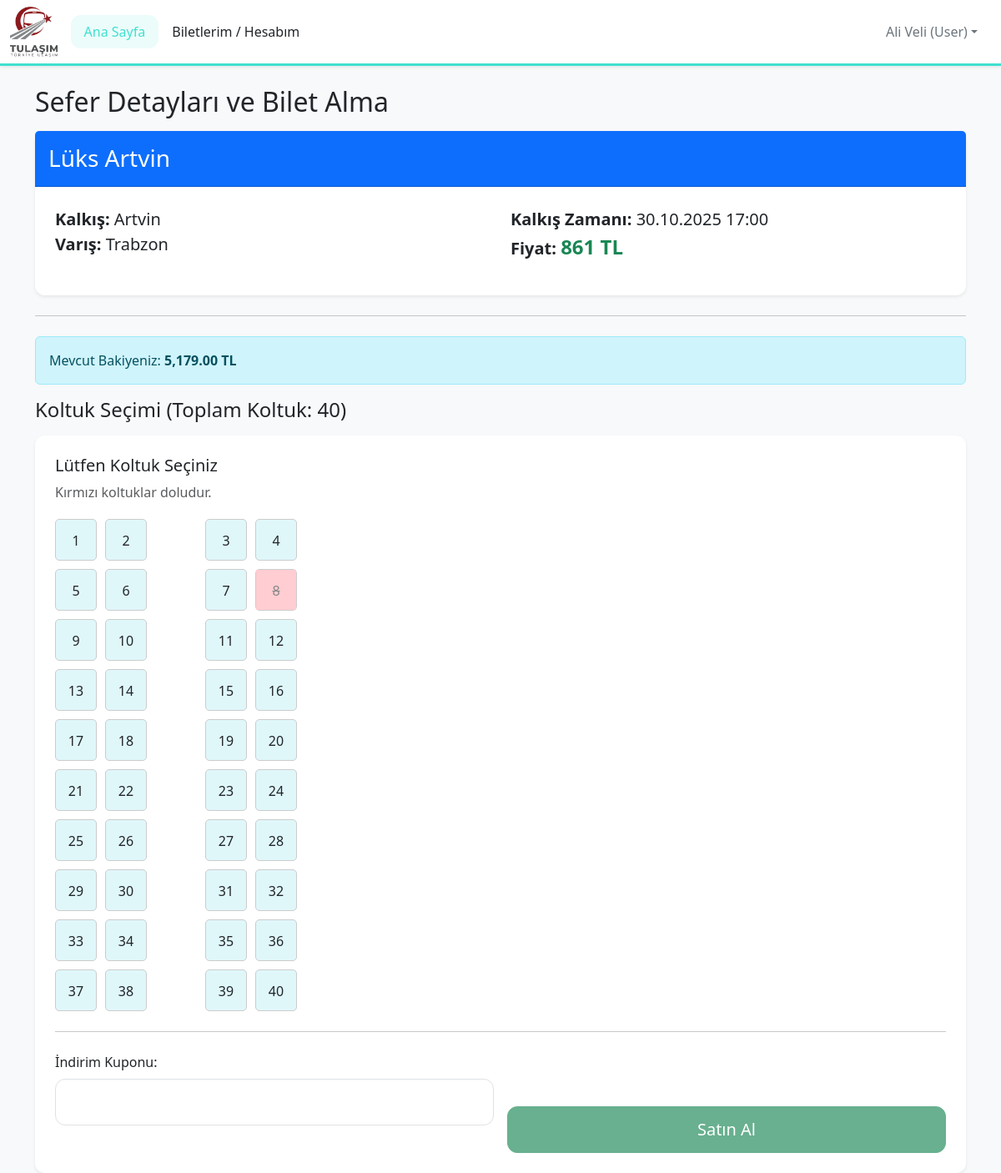
Before: /trip_details.php?trip_id=5 (signed in) with the older database file.
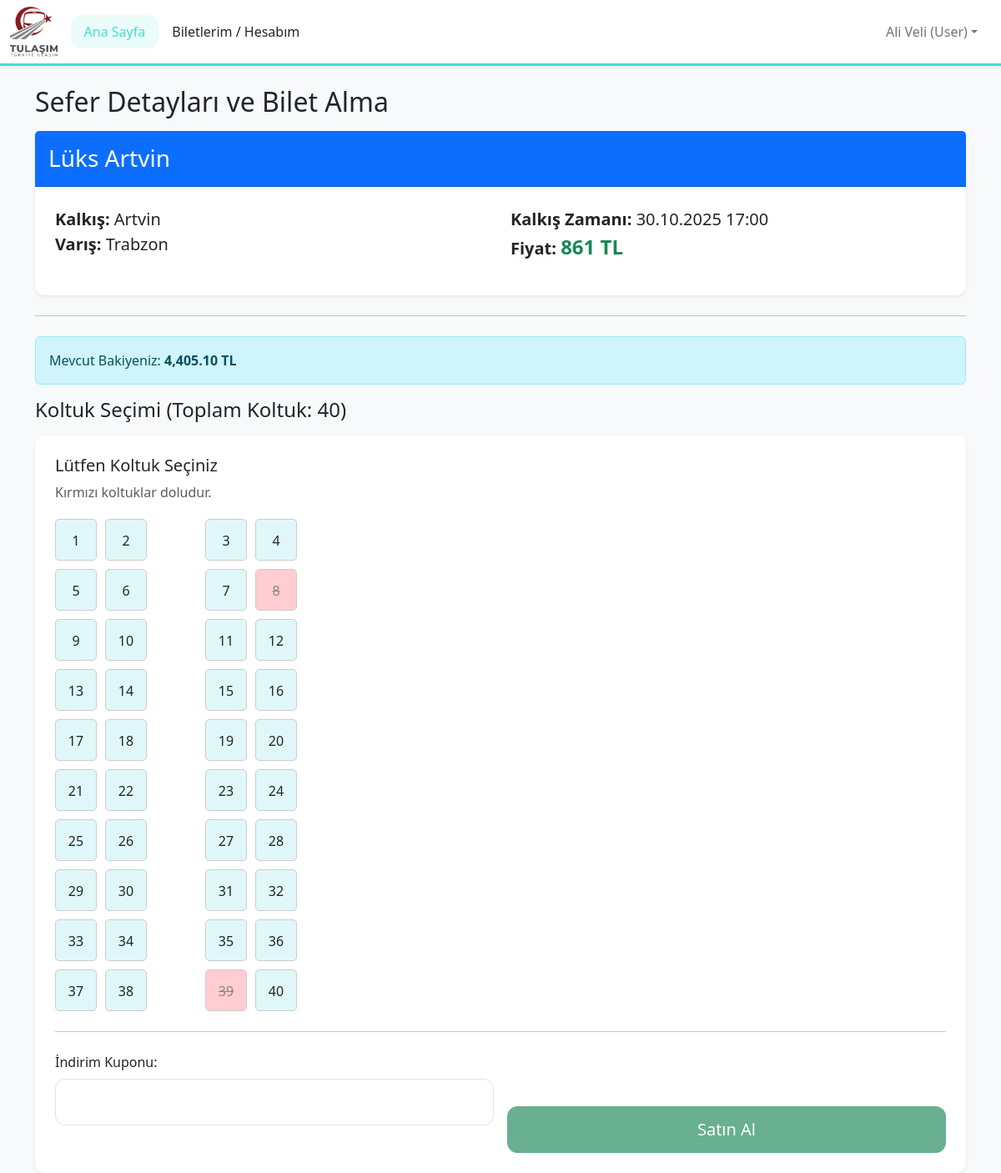
After: the same page with the newer database file.
### tables this page shows
CREATE TABLE Users (
            id INTEGER PRIMARY KEY AUTOINCREMENT,
            fullname TEXT NOT NULL,
            email TEXT NOT NULL UNIQUE,
            password TEXT NOT NULL,
            role TEXT NOT NULL CHECK(role IN ('User', 'Firma Admin', 'Admin')),
            balance REAL DEFAULT 0.0,
            company_id INTEGER NULL,
            FOREIGN KEY (company_id) REFERENCES Companies(id)
        );

### trip_details.php (the view, shortened to what this page needs)
<?php
include 'config.php';
$trip_id = intval($_GET['trip_id'] ?? 0);
$user_balance = 0;
$trip = null;
$sold_seats = [];
try {
    if (isset($_SESSION['user_id']) && $_SESSION['user_role'] == 'User') {
        $stmt_balance = $pdo->prepare("SELECT balance FROM Users WHERE id = ?");
        $stmt_balance->execute([$_SESSION['user_id']]);
        $user_balance = $stmt_balance->fetchColumn();
    }
    $stmt = $pdo->prepare("SELECT T.*, C.name AS company_name FROM Trips AS T JOIN Companies AS C ON T.company_id = C.id WHERE T.id = ?");
    $stmt->execute([$trip_id]); $trip = $stmt->fetch();
    $stmt_seats = $pdo->prepare("SELECT seat_number FROM Tickets WHERE trip_id = ? AND status = 'Active'");
    $stmt_seats->execute([$trip_id]); $sold_seats_data = $stmt_seats->fetchAll(PDO::FETCH_COLUMN);
    $sold_seats = array_flip($sold_seats_data);
} catch (Exception $e) {
    include 'header.php';
    echo '<div class="alert alert-danger">Sayfa yüklenirken hata oluştu: ' . $e->getMessage() . '</div>';
    include 'footer.php';
    exit;
}
include 'header.php';
?>
<h2 class="mb-3">Sefer Detayları ve Bilet Alma</h2>
<div class="card shadow-sm border-0 mb-4">
    <div class="card-header bg-primary text-white p-3"><h3 class="mb-0"><?php echo htmlspecialchars($trip->company_name); ?></h3></div>
    <div class="card-body p-4"><div class="row"><div class="col-md-6"><p class="fs-5"><strong>Kalkış:</strong> <?php echo htmlspecialchars($trip->origin); ?> <br> <strong>Varış:</strong> <?php echo htmlspecialchars($trip->destination); ?></p></div><div class="col-md-6"><p class="fs-5"><strong>Kalkış Zamanı:</strong> <?php echo date('d.m.Y H:i', strtotime($trip->departure_time)); ?> <br> <strong>Fiyat:</strong> <span class="fw-bold text-success fs-4"><?php echo $trip->price; ?> TL</span></p></div></div></div>
</div>
<hr class="my-4">
<?php if ($is_logged_in && $user_role == 'User'): ?>
    <div class="alert alert-info">Mevcut Bakiyeniz: <strong><?php echo number_format($user_balance, 2); ?> TL</strong></div>
<?php endif; ?>
<h4 class="mb-3">Koltuk Seçimi (Toplam Koltuk: <?php echo $trip->total_seats; ?>)</h4>
<form action="trip_details.php?trip_id=<?php echo $trip->id; ?>" method="POST" class="purchase-form">
    <div class="card shadow-sm border-0">
        <div class="card-body p-4">
            <h5 class="card-title">Lütfen Koltuk Seçiniz</h5>
            <p class="card-text text-muted">Kırmızı koltuklar doludur.</p>
            <div class="seat-map mb-3">
                <?php for ($i = 1; $i <= $trip->total_seats; $i++): $is_disabled = isset($sold_seats[$i]); ?>
                    <div class="seat">
                        <label for="seat-<?php echo $i; ?>"><?php echo $i; ?></label>
                    </div>
                    <?php if ($i % 2 == 0 && $i % 4 != 0): ?><div class="seat corridor"></div><?php endif; ?>
                <?php endfor; ?>
            </div>
            <hr class="my-4">
            <div class="row g-3 align-items-end">
                <div class="col-md-6">
                    <label for="coupon_code" class="form-label">İndirim Kuponu:</label>
                    <input type="text" class="form-control form-control-lg" id="coupon_code" name="coupon_code">
                    <div id="coupon-feedback" class="mt-2" style="min-height: 25px;"></div>
                </div>
                <div class="col-md-6">
                    <button type="submit" class="btn btn-success btn-lg w-100" id="btn-buy" disabled>Satın Al</button>
                </div>
            </div>
        </div>
    </div>
</form>
<?php
include 'footer.php';
?>

Changed rows visible on the page:
changed users: balance "5,179.00" → "4,405.10"
